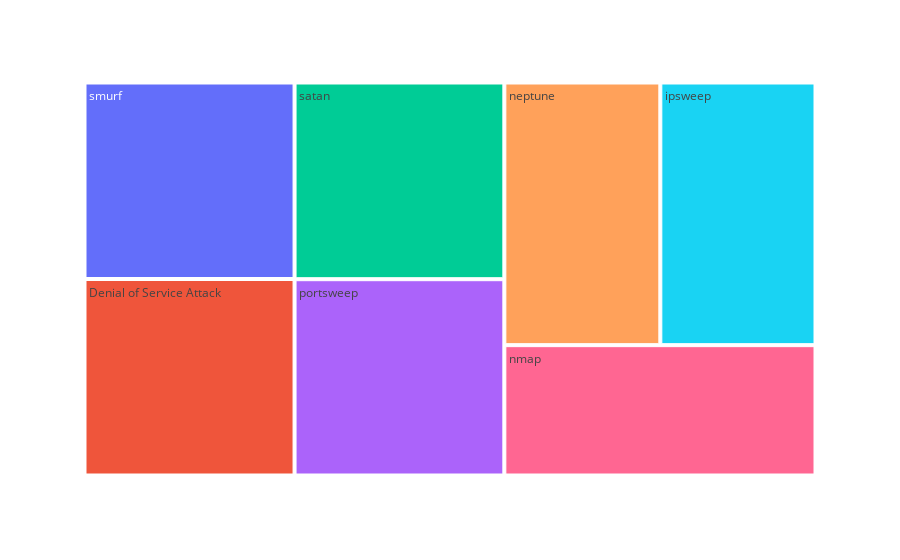

Write notebook code for a chart like this one.
### Code cell
# Combine X_resampled and y_resampled into a DataFrame
intrusion_df_resampled = pd.DataFrame(X_resampled, columns=X.columns)
intrusion_df_resampled['type_of_attack'] = y_resampled

# Filter data frame to exclude 'normal'
filtered_df = intrusion_df_resampled[intrusion_df_resampled['type_of_attack'] != 'normal']

# Count the occurrences of each type of attack
count = filtered_df['type_of_attack'].value_counts().reset_index()
count.columns = ['type_of_attack', 'count']

# Create the TreeMap
fig = px.treemap(data_frame=count, path=['type_of_attack'], values='count')

# Show the plot
fig.show()

### Figure 1 — Plotly figure (JSON) as saved in the notebook; plotly's stock layout.template omitted (floating-point values rounded to 4 significant figures)
{"data": [{"branchvalues": "total", "domain": {"x": [0, 1], "y": [0, 1]}, "hovertemplate": "labels=%{label}<br>count=%{value}<br>parent=%{parent}<br>id=%{id}<extra></extra>", "ids": ["Denial of Service Attack", "ipsweep", "neptune", "nmap", "portsweep", "satan", "smurf"], "labels": ["Denial of Service Attack", "ipsweep", "neptune", "nmap", "portsweep", "satan", "smurf"], "name": "", "parents": ["", "", "", "", "", "", ""], "type": "treemap", "values": [36274, 35818, 36005, 35646, 36198, 36271, 36277]}], "layout": {"legend": {"tracegroupgap": 0}, "margin": {"t": 60}}}
